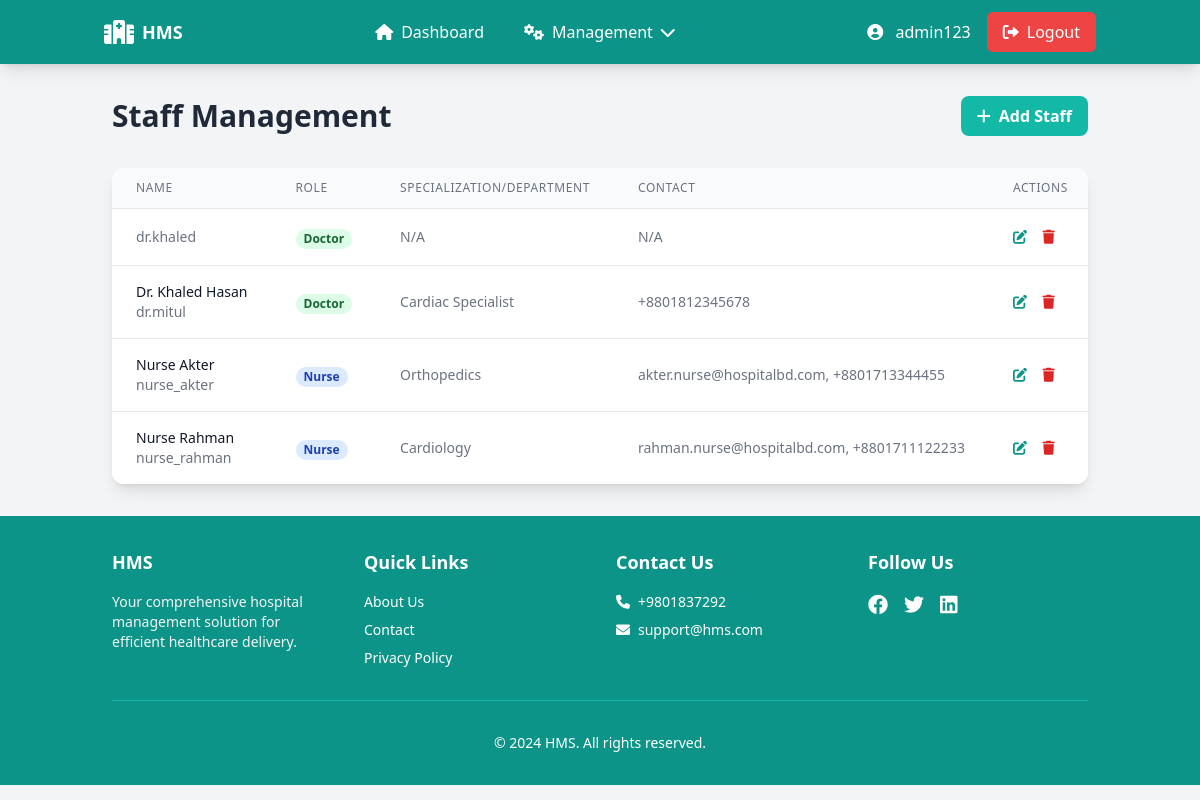
Page /staff/manage.php (signed in) on the committed database.
### tables this page shows
CREATE TABLE `user` (
  `user_id` INT(11) NOT NULL AUTO_INCREMENT,
  `username` VARCHAR(50) NOT NULL UNIQUE,
  `password` VARCHAR(255) NOT NULL,  
  `role` ENUM('Administrator','Doctor','Nurse','Receptionist','Patient','Cashier') NOT NULL,
  `last_login` DATETIME DEFAULT NULL,
  `created_at` DATETIME DEFAULT CURRENT_TIMESTAMP,
  PRIMARY KEY (`user_id`)
);

CREATE TABLE `doctor` (
  `doctor_id` INT(11) NOT NULL AUTO_INCREMENT,
  `name` VARCHAR(100) NOT NULL,
  `specialization` VARCHAR(100) DEFAULT NULL,
  `contact_info` VARCHAR(200) DEFAULT NULL,
  `user_id` INT(11) NOT NULL,
  `department_id` INT(11) DEFAULT NULL,
  PRIMARY KEY (`doctor_id`),
  FOREIGN KEY (`department_id`) REFERENCES `department`(`department_id`) ON DELETE SET NULL,
  FOREIGN KEY (`user_id`) REFERENCES `user`(`user_id`) ON DELETE CASCADE
);

CREATE TABLE `department` (
  `department_id` INT(11) NOT NULL AUTO_INCREMENT,
  `name` VARCHAR(100) NOT NULL,
  `description` VARCHAR(200) DEFAULT NULL,
  `head_doctor_id` INT(11) DEFAULT NULL,
  PRIMARY KEY (`department_id`)
);

### staff/manage.php (the view, shortened to what this page needs)
<?php
require_once '../includes/db_connect.php';
include_once '../includes/header.php';
try {
    $stmt = $pdo->query("
        SELECT u.user_id, u.username, u.role,
               COALESCE(d.name, n.name) as name,
               d.specialization,
               COALESCE(d.department_id, n.department_id) as department_id,
               dep.name as department_name,
               COALESCE(d.contact_info, n.contact_info) as contact_info
        FROM `user` u
        LEFT JOIN `doctor` d ON u.user_id = d.user_id
        LEFT JOIN `nurse` n ON u.user_id = n.user_id
        LEFT JOIN `department` dep ON
            CASE
                WHEN d.department_id IS NOT NULL THEN d.department_id = dep.department_id
                WHEN n.department_id IS NOT NULL THEN n.department_id = dep.department_id
                ELSE FALSE
            END
        WHERE u.role IN ('Doctor', 'Nurse', 'Receptionist')
        ORDER BY u.role, name
    ");
    $staff_members = $stmt->fetchAll(PDO::FETCH_ASSOC);
} catch (PDOException $e) {
    $error = "Error fetching staff members: " . $e->getMessage();
    error_log($error);
    $staff_members = [];
}
?>
<div class="container mx-auto px-6 py-8">
    <div class="flex justify-between items-center mb-8">
        <h1 class="text-3xl font-bold text-gray-800">Staff Management</h1>
        <button onclick="document.getElementById('addStaffModal').classList.remove('hidden')"
                class="bg-teal-500 hover:bg-teal-600 text-white font-semibold py-2 px-4 rounded-lg transition duration-300">
            <i class="fas fa-plus mr-2"></i>Add Staff
        </button>
    </div>
    <div class="bg-white rounded-xl shadow-lg overflow-hidden">
        <table class="min-w-full divide-y divide-gray-200">
            <thead class="bg-gray-50">
                <tr>
                    <th class="px-6 py-3 text-left text-xs font-medium text-gray-500 uppercase tracking-wider">Name</th>
                    <th class="px-6 py-3 text-left text-xs font-medium text-gray-500 uppercase tracking-wider">Role</th>
                    <th class="px-6 py-3 text-left text-xs font-medium text-gray-500 uppercase tracking-wider">Specialization/Department</th>
                    <th class="px-6 py-3 text-left text-xs font-medium text-gray-500 uppercase tracking-wider">Contact</th>
                    <th class="px-6 py-3 text-left text-xs font-medium text-gray-500 uppercase tracking-wider">Actions</th>
                </tr>
            </thead>
            <tbody class="bg-white divide-y divide-gray-200">
                <?php foreach ($staff_members as $staff): ?>
                    <tr>
                        <td class="px-6 py-4 whitespace-nowrap">
                            <div class="text-sm font-medium text-gray-900"><?php echo htmlspecialchars($staff['name']); ?></div>
                            <div class="text-sm text-gray-500"><?php echo htmlspecialchars($staff['username']); ?></div>
                        </td>
                        <td class="px-6 py-4 whitespace-nowrap">
                            <span class="px-2 inline-flex text-xs leading-5 font-semibold rounded-full
                                <?php echo $staff['role'] === 'Doctor' ? 'bg-green-100 text-green-800' :
                                        ($staff['role'] === 'Nurse' ? 'bg-blue-100 text-blue-800' :
                                        'bg-gray-100 text-gray-800'); ?>">
                                <?php echo htmlspecialchars($staff['role']); ?>
                            </span>
                        </td>
                        <td class="px-6 py-4 whitespace-nowrap text-sm text-gray-500">
                            <?php
                                if ($staff['role'] === 'Doctor') {
                                    echo htmlspecialchars($staff['specialization'] ?? 'N/A');
                                } else {
                                    echo htmlspecialchars($staff['department_name'] ?? 'N/A');
                                }
                            ?>
                        </td>
                        <td class="px-6 py-4 whitespace-nowrap text-sm text-gray-500">
                            <?php echo htmlspecialchars($staff['contact_info'] ?? 'N/A'); ?>
                        </td>
                        <td class="px-6 py-4 whitespace-nowrap text-sm font-medium">
                            <button onclick="editStaff('<?php echo $staff['user_id']; ?>',
                                                      '<?php echo $staff['role']; ?>',
                                                      '<?php echo htmlspecialchars($staff['name']); ?>',
                                                      '<?php echo htmlspecialchars($staff['contact_info']); ?>',
                                                      '<?php echo $staff['department_id'] ?? ''; ?>',
                                                      '<?php echo htmlspecialchars($staff['specialization'] ?? ''); ?>')"
                                    class="text-teal-600 hover:text-teal-900 mr-3">
                                <i class="fas fa-edit"></i>
                            </button>
                            <button onclick="deleteStaff('<?php echo $staff['user_id']; ?>')"
                                    class="text-red-600 hover:text-red-900">
                                <i class="fas fa-trash"></i>
                            </button>
                        </td>
                    </tr>
                <?php endforeach; ?>
            </tbody>
        </table>
    </div>
</div>
<?php include_once '../includes/footer.php'; ?>

### rows in the picture
user: username "dr.khaled", role "Doctor", specialization "N/A", contact_info "N/A"
doctor: name "Dr. Khaled Hasan", user.username "dr.mitul", user.role "Doctor", specialization "Cardiac Specialist", contact_info "+8801812345678"
user: name "Nurse Akter", username "nurse_akter", role "Nurse", department.name "Orthopedics", contact_info "akter.nurse@hospitalbd.com, +8801713344455"
user: name "Nurse Rahman", username "nurse_rahman", role "Nurse", department.name "Cardiology", contact_info "rahman.nurse@hospitalbd.com, +8801711122233"

### other values in the picture
$_SESSION['username'] "admin123"
